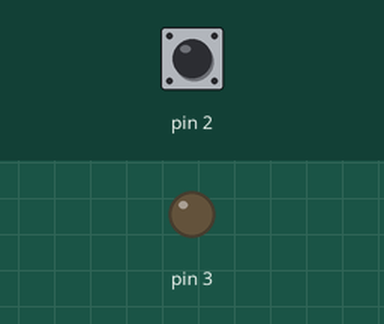
This sketch was run on a simulated Arduino Uno, built with avr-gcc and run on an emulated ATmega328P. Parts: output pins drawn as LEDs (lit = HIGH). The test bench sets the inputs (shaded band); at power-on: pin 2 HIGH.

Above: at 1.2 s.
1.3 s: pin 2 pulled LOW for 0.15 s
At 1.37 s:
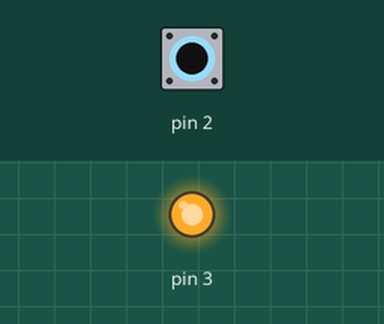
2.9 s: pin 2 pulled LOW for 3.2 s
At 6.7 s:
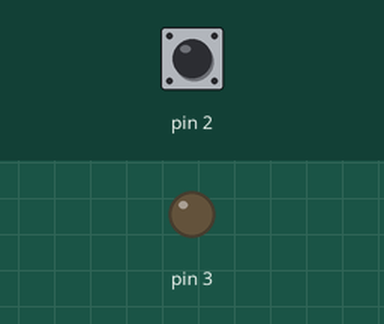
Timing chart, 0 to 8.2 s (numbered marks = the images above; inputs shaded):
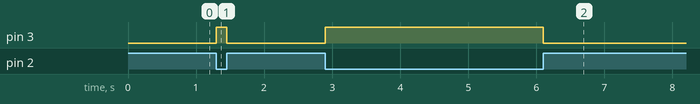

Measured:
- after the input at 1.3 s, pin 3: LOW → HIGH at once, → LOW 0.15 s later
- after the input at 2.9 s, pin 3: LOW → HIGH at once, → LOW 3.2 s later

The sketch:

blink_on_input.ino
```cpp
void setup() {
  // put your setup code here, to run once:
  pinMode(2, INPUT_PULLUP);
  pinMode(3, OUTPUT);
  Serial.begin(9600);
}

void loop() {
  // put your main code here, to run repeatedly:
  // val = digitalRead(2);
  if (digitalRead(2) == LOW) {
    digitalWrite(3, HIGH);
  } else {
    digitalWrite(3, LOW);
  }
}
```
